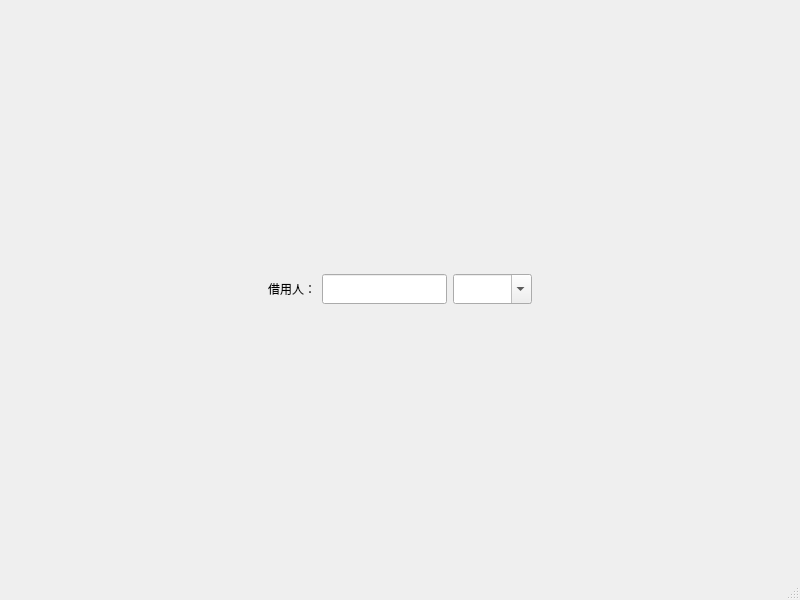
<?xml version="1.0" encoding="UTF-8"?>
<ui version="4.0">
 <class>MainWindow</class>
 <widget class="QMainWindow" name="MainWindow">
  <property name="geometry">
   <rect>
    <x>0</x>
    <y>0</y>
    <width>800</width>
    <height>600</height>
   </rect>
  </property>
  <property name="windowTitle">
   <string>MainWindow</string>
  </property>
  <widget class="QWidget" name="centralwidget">
   <layout class="QGridLayout" name="gridLayout">
    <item row="0" column="1">
     <spacer name="verticalSpacer">
      <property name="orientation">
       <enum>Qt::Vertical</enum>
      </property>
      <property name="sizeHint" stdset="0">
       <size>
        <width>20</width>
        <height>241</height>
       </size>
      </property>
     </spacer>
    </item>
    <item row="1" column="0">
     <spacer name="horizontalSpacer">
      <property name="orientation">
       <enum>Qt::Horizontal</enum>
      </property>
      <property name="sizeHint" stdset="0">
       <size>
        <width>254</width>
        <height>20</height>
       </size>
      </property>
     </spacer>
    </item>
    <item row="1" column="1">
     <layout class="QHBoxLayout" name="horizontalLayout">
      <item>
       <widget class="QLabel" name="label">
        <property name="text">
         <string>借用人：</string>
        </property>
       </widget>
      </item>
      <item>
       <widget class="QLineEdit" name="lineEdit">
        <property name="minimumSize">
         <size>
          <width>0</width>
          <height>30</height>
         </size>
        </property>
        <property name="font">
         <font>
          <family>等线</family>
          <pointsize>10</pointsize>
         </font>
        </property>
       </widget>
      </item>
      <item>
       <widget class="QComboBox" name="comboBox">
        <property name="sizePolicy">
         <sizepolicy hsizetype="Expanding" vsizetype="Fixed">
          <horstretch>0</horstretch>
          <verstretch>0</verstretch>
         </sizepolicy>
        </property>
        <property name="minimumSize">
         <size>
          <width>40</width>
          <height>30</height>
         </size>
        </property>
        <property name="font">
         <font>
          <family>等线</family>
          <pointsize>9</pointsize>
          <weight>75</weight>
          <bold>true</bold>
         </font>
        </property>
        <property name="editable">
         <bool>true</bool>
        </property>
       </widget>
      </item>
     </layout>
    </item>
    <item row="1" column="2">
     <spacer name="horizontalSpacer_2">
      <property name="orientation">
       <enum>Qt::Horizontal</enum>
      </property>
      <property name="sizeHint" stdset="0">
       <size>
        <width>254</width>
        <height>20</height>
       </size>
      </property>
     </spacer>
    </item>
    <item row="2" column="1">
     <spacer name="verticalSpacer_2">
      <property name="orientation">
       <enum>Qt::Vertical</enum>
      </property>
      <property name="sizeHint" stdset="0">
       <size>
        <width>20</width>
        <height>240</height>
       </size>
      </property>
     </spacer>
    </item>
   </layout>
  </widget>
  <widget class="QMenuBar" name="menubar">
   <property name="geometry">
    <rect>
     <x>0</x>
     <y>0</y>
     <width>800</width>
     <height>26</height>
    </rect>
   </property>
  </widget>
  <widget class="QStatusBar" name="statusbar"/>
 </widget>
 <resources/>
 <connections/>
</ui>
